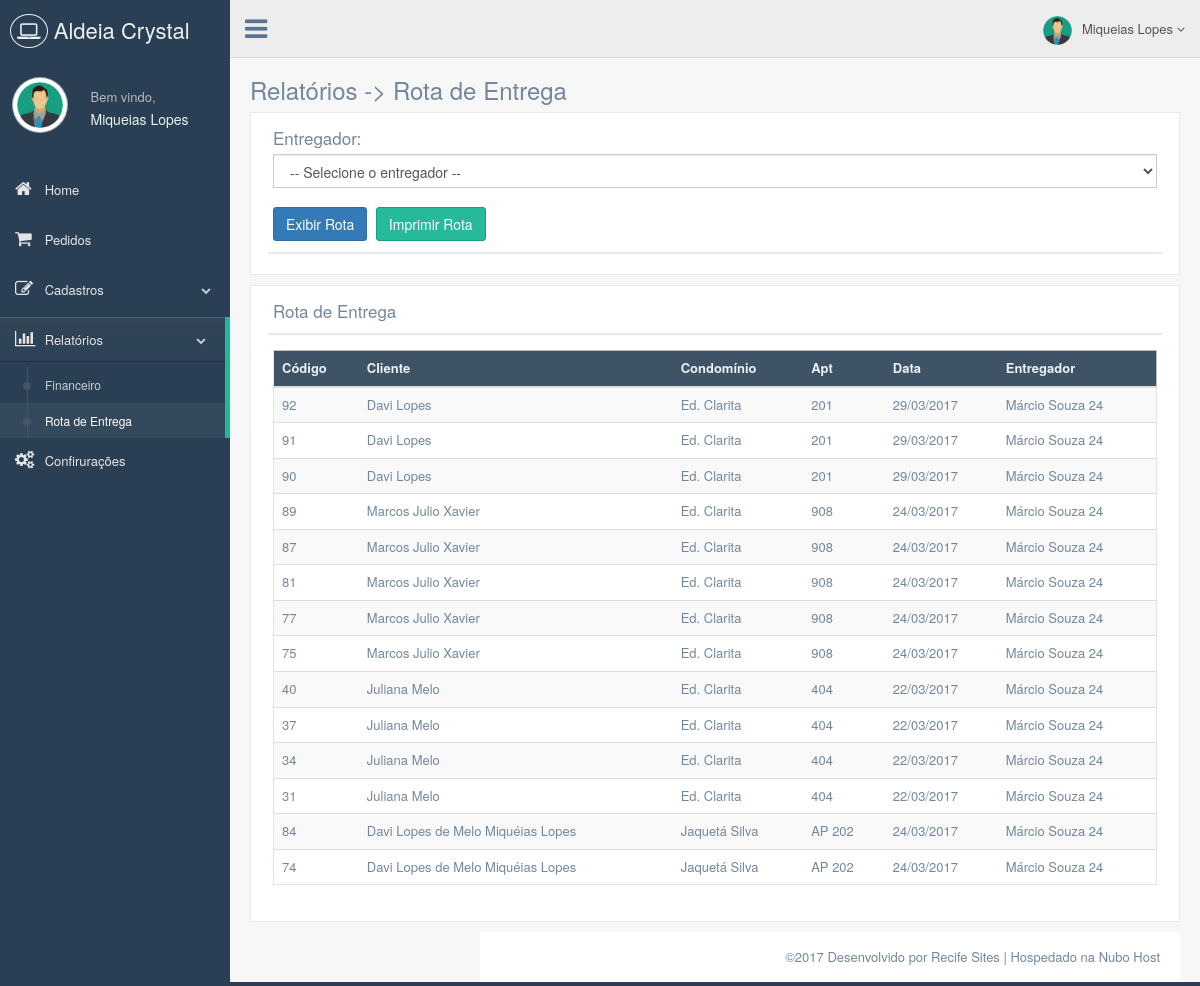
The app's page /production/rel_rota.php?id_entregador=2 (signed in) with its own data.
### tables this page shows
CREATE TABLE `pedido` (
  `id_pedido` int(11) NOT NULL,
  `id_usuario_app` int(11) NOT NULL,
  `qtd_5l` int(11) NOT NULL,
  `qtd_10l` int(11) NOT NULL,
  `troco` double NOT NULL,
  `data_hora` datetime NOT NULL,
  `status` varchar(1) NOT NULL DEFAULT 'A'
);

CREATE TABLE `usuario_app` (
  `id_usuario_app` int(11) NOT NULL,
  `nome` varchar(255) NOT NULL,
  `telefone_fixo` varchar(255) NOT NULL,
  `telefone_celular` varchar(255) NOT NULL,
  `apt` varchar(255) NOT NULL,
  `codigo_acesso` text NOT NULL,
  `status` varchar(1) NOT NULL DEFAULT 'A',
  `condominio_id` int(11) NOT NULL
);

CREATE TABLE `condominio` (
  `id_condominio` int(11) NOT NULL,
  `nome` varchar(255) NOT NULL,
  `rua` varchar(255) NOT NULL,
  `numero` varchar(255) NOT NULL,
  `bairro` varchar(255) NOT NULL,
  `cidade` varchar(255) NOT NULL,
  `uf` varchar(255) NOT NULL,
  `cep` varchar(255) NOT NULL,
  `referencia` varchar(255) NOT NULL,
  `nome_sindico` varchar(255) NOT NULL,
  `telefone` varchar(20) NOT NULL,
  `status` varchar(1) NOT NULL DEFAULT 'A',
  `id_entregador` int(11) NOT NULL
);

CREATE TABLE `entregador` (
  `id_entregador` int(11) NOT NULL,
  `nome` varchar(255) NOT NULL,
  `cpf` varchar(255) NOT NULL,
  `foto` text NOT NULL
);

### production/rel_rota.php (the view, shortened to what this page needs)
<?php
include 'php/connection.php';
?>
<!DOCTYPE html>
<html lang="pt-BR">
  <head>
    <link href="../vendors/bootstrap/dist/css/bootstrap.min.css" rel="stylesheet">
    <link href="../vendors/font-awesome/css/font-awesome.min.css" rel="stylesheet">
    <link href="../vendors/nprogress/nprogress.css" rel="stylesheet">
    <link href="../build/css/custom.min.css" rel="stylesheet">
  </head>
  <body class="nav-md">
    <div class="container body">
      <div class="main_container">
        <div class="col-md-3 left_col">
          <div class="left_col scroll-view">
            <div class="navbar nav_title" style="border: 0;">
              <a href="index.php" class="site_title"><i class="fa fa-laptop"></i> <span>Aldeia Crystal</span></a>
            </div>
            <?php
              include 'php/inc/menu_profile.php';
            ?>
            <br />
            <?php
              include 'php/inc/side.php';
            ?>
          </div>
        </div>
        <?php
          include 'php/inc/top.php';
        ?>
        <div class="right_col" role="main">
          <div class="">
            <div class="page-title">
              <div class="title_left">
                <h3>Relatórios -> Rota de Entrega</h3>
              </div>
            </div>
            <div class="clearfix"></div>
            <div class="row">
              <div class="col-md-12 col-sm-12 col-xs-12">
                <div class="x_panel">
                  <div class="x_title">
                    <h2>Entregador: </h2><br />
                        <select class="form-control" name="entregador" id="entregador">
                          <option value="">-- Selecione o entregador --</option>
                        </select>
                        <br />
                        <button type="button" class="btn btn-primary" onclick="showRota();">Exibir Rota</button>
                          <button id="send" type="button" class="btn btn-success" onclick="printRota();">Imprimir Rota</button>
                  </div>
          </div>
            <div class="row">
              <div class="col-md-12 col-sm-12 col-xs-12">
                <div class="x_panel">
                  <div class="x_title">
                    <h2>Rota de Entrega</h2>
                    <div class="clearfix"></div>
                  </div>
                  <div class="x_content">
                    <div class="table-responsive">
                      <table class="table table-striped jambo_table bulk_action">
                        <thead>
                          <tr class="headings">
                            <th class="column-title">Código </th>
                            <th class="column-title">Cliente </th>
                            <th class="column-title">Condomínio </th>
                            <th class="column-title">Apt </th>
                            <th class="column-title">Data </th>
                            <th class="column-title">Entregador </th>
                          </tr>
                        </thead>
                        <tbody>
                        <?php
                          $sqlRota = "SELECT pedido.id_pedido, pedido.id_usuario_app, pedido.qtd_5l, pedido.qtd_10l, pedido.troco, DATE_FORMAT(pedido.data_hora, '%d/%m/%Y') as data_hora, pedido.status, condominio.nome as nome_condominio, usuario_app.nome as nome_cliente, usuario_app.apt,
                                  condominio.rua, condominio.numero, condominio.bairro, condominio.cep, condominio.cidade, condominio.uf,
                                  condominio.referencia, condominio.nome_sindico, condominio.telefone, entregador.nome as nome_entregador
                                    FROM pedido, condominio, usuario_app, entregador
                                    WHERE usuario_app.condominio_id = condominio.id_condominio
                                    AND usuario_app.id_usuario_app = pedido.id_usuario_app
                                    AND condominio.id_entregador = entregador.id_entregador
                                    AND entregador.id_entregador = ".$_GET["id_entregador"]. "
                                    AND pedido.status = 'P'
                                    ORDER BY condominio.nome ASC, pedido.id_pedido DESC ";
                          $result = mysqli_query($mysqli, $sqlRota);
                          $i = 0;
                          while ($row = mysqli_fetch_array($result, MYSQLI_BOTH)) {
                            if ($i % 2 == 0) {
                              $class = "even pointe";
                            } else {
                              $class = "odd pointe";
                            }
                            echo '<tr class="'.$class.'">
                                <td class=" ">'.$row["id_pedido"].'</td>
                                <td class=" ">'.utf8_encode(utf8_decode($row["nome_cliente"])).'</td>
                                <td class=" ">'.utf8_encode(utf8_decode($row["nome_condominio"])).'</td>
                                <td class=" ">'.utf8_encode(utf8_decode($row["apt"])).'</td>
                                <td class=" ">'.utf8_encode(utf8_decode($row["data_hora"])).'</td>
                                <td class=" ">'.utf8_encode(utf8_decode($row["nome_entregador"])).'</td>
                              </tr>';
                            $i++;
                          }
                        ?>
                        </tbody>
                      </table>
                    </div>
                  </div>
                </div>
              </div>
            </div>
          </div>
        </div>
        <?php
          include 'php/inc/footer.php';
        ?>
      </div>
    </div>
  </body>
</html>

### records on screen
pedido: id_pedido "92", id_usuario_app.nome "Davi Lopes", condominio.nome "Ed. Clarita", id_usuario_app.apt "201", data_hora "29/03/2017", entregador.nome "Márcio Souza 24"
pedido: id_pedido "91", id_usuario_app.nome "Davi Lopes", condominio.nome "Ed. Clarita", id_usuario_app.apt "201", data_hora "29/03/2017", entregador.nome "Márcio Souza 24"
pedido: id_pedido "90", id_usuario_app.nome "Davi Lopes", condominio.nome "Ed. Clarita", id_usuario_app.apt "201", data_hora "29/03/2017", entregador.nome "Márcio Souza 24"
pedido: id_pedido "89", id_usuario_app.nome "Marcos Julio Xavier", condominio.nome "Ed. Clarita", id_usuario_app.apt "908", data_hora "24/03/2017", entregador.nome "Márcio Souza 24"
pedido: id_pedido "87", id_usuario_app.nome "Marcos Julio Xavier", condominio.nome "Ed. Clarita", id_usuario_app.apt "908", data_hora "24/03/2017", entregador.nome "Márcio Souza 24"
pedido: id_pedido "81", id_usuario_app.nome "Marcos Julio Xavier", condominio.nome "Ed. Clarita", id_usuario_app.apt "908", data_hora "24/03/2017", entregador.nome "Márcio Souza 24"
pedido: id_pedido "77", id_usuario_app.nome "Marcos Julio Xavier", condominio.nome "Ed. Clarita", id_usuario_app.apt "908", data_hora "24/03/2017", entregador.nome "Márcio Souza 24"
pedido: id_pedido "75", id_usuario_app.nome "Marcos Julio Xavier", condominio.nome "Ed. Clarita", id_usuario_app.apt "908", data_hora "24/03/2017", entregador.nome "Márcio Souza 24"
pedido: id_pedido "40", id_usuario_app.nome "Juliana Melo", condominio.nome "Ed. Clarita", id_usuario_app.apt "404", data_hora "22/03/2017", entregador.nome "Márcio Souza 24"
pedido: id_pedido "37", id_usuario_app.nome "Juliana Melo", condominio.nome "Ed. Clarita", id_usuario_app.apt "404", data_hora "22/03/2017", entregador.nome "Márcio Souza 24"
pedido: id_pedido "34", id_usuario_app.nome "Juliana Melo", condominio.nome "Ed. Clarita", id_usuario_app.apt "404", data_hora "22/03/2017", entregador.nome "Márcio Souza 24"
pedido: id_pedido "31", id_usuario_app.nome "Juliana Melo", condominio.nome "Ed. Clarita", id_usuario_app.apt "404", data_hora "22/03/2017", entregador.nome "Márcio Souza 24"
pedido: id_pedido "84", id_usuario_app.nome "Davi Lopes de Melo Miquéias Lopes", condominio.nome "Jaquetá Silva", id_usuario_app.apt "AP 202", data_hora "24/03/2017", entregador.nome "Márcio Souza 24"
pedido: id_pedido "74", id_usuario_app.nome "Davi Lopes de Melo Miquéias Lopes", condominio.nome "Jaquetá Silva", id_usuario_app.apt "AP 202", data_hora "24/03/2017", entregador.nome "Márcio Souza 24"

### other values on screen
utf8_encode($_SESSION["nome"]) "Miqueias Lopes"
